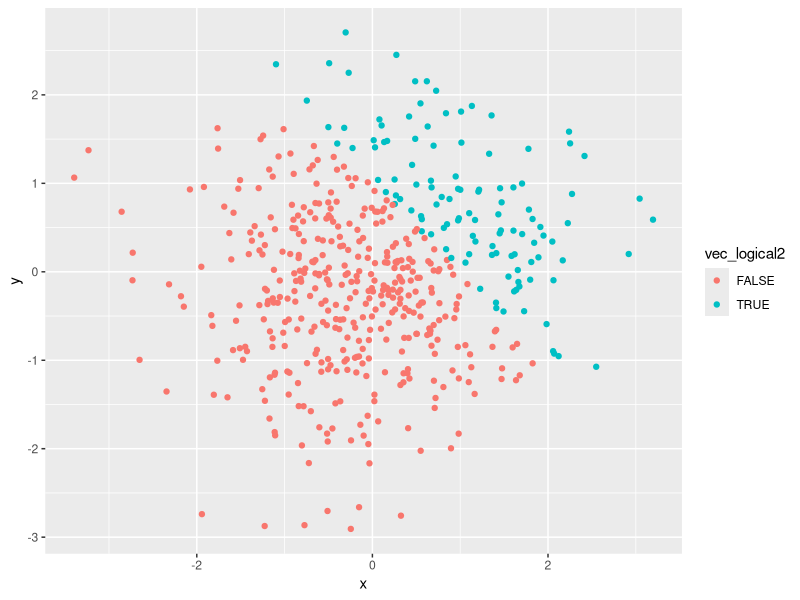
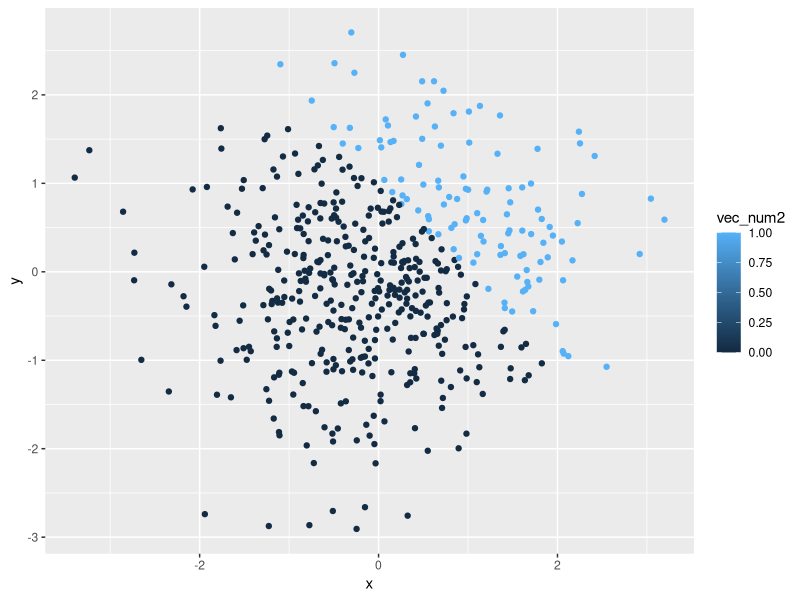
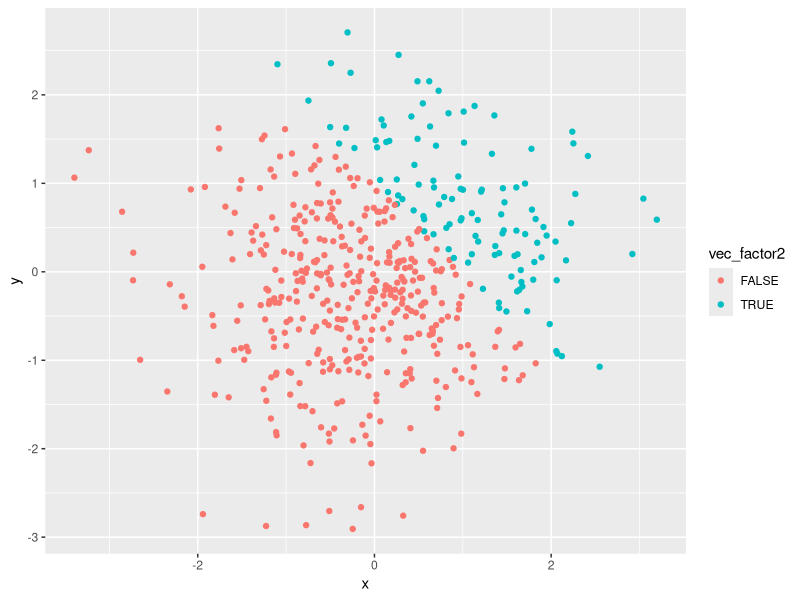
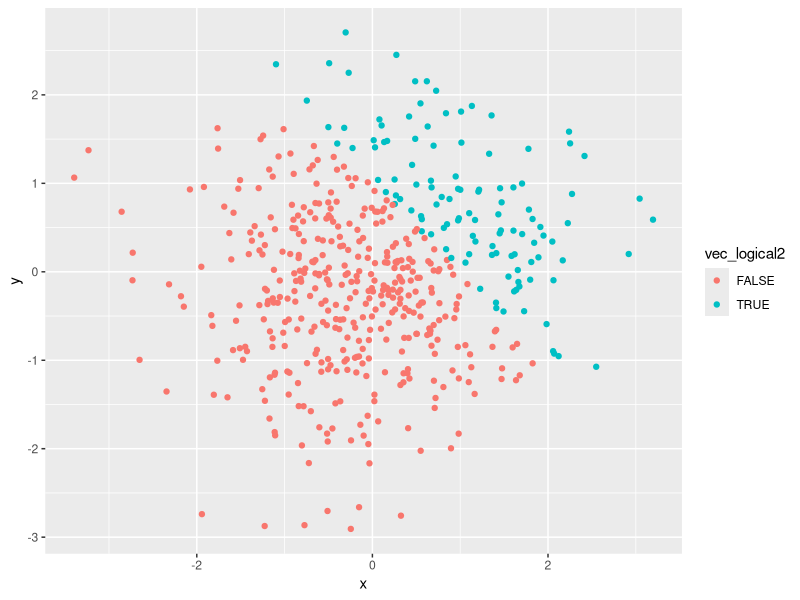

R code for these plots, in order:
## ---- chunk 1
library(tidyverse)
## ---- chunk 2
set.seed(1234)
problem1_df = tibble(
  sample1 = rnorm(8),
  vec_logical = sample1 > 0,
  vec_char = c("Ex1", "Ex2", "Ex3", "Ex4", "Ex5", "Ex6", "Ex7", "Ex8"),
  vec_factor = factor(c("Lvl1", "Lvll2", "Lvl3", "Lvl1", "Lvl2", "Lvl3", "Lvl1", "Lvl2"))
)

mean(pull(problem1_df, sample1))
mean(pull(problem1_df, vec_logical))
mean(pull(problem1_df, vec_char))
mean(pull(problem1_df, vec_factor))
## ---- chunk 3
as.numeric(pull(problem1_df, vec_logical)) * pull(problem1_df, sample1)
as.factor(pull(problem1_df, vec_logical)) * pull(problem1_df, sample1)
as.numeric(as.factor(pull(problem1_df, vec_logical))) * pull(problem1_df, sample1)
## ---- chunk 4
problem2_df = tibble(
  x = rnorm(500),
  y = rnorm(500),
  vec_logical2 = (x + y) > 1,
  vec_num2 = as.numeric(vec_logical2),
  vec_factor2 = as.factor(vec_logical2)
)
## ---- chunk 5
xy_scatter = ggplot(problem2_df, aes(x = x, y = y, color = vec_logical2)) + geom_point()
xy_scatter

ggplot(problem2_df, aes(x = x, y = y, color = vec_num2)) + geom_point()

ggplot(problem2_df, aes(x = x, y = y, color = vec_factor2)) + geom_point()

ggsave('scatterplot.png', plot = xy_scatter)
